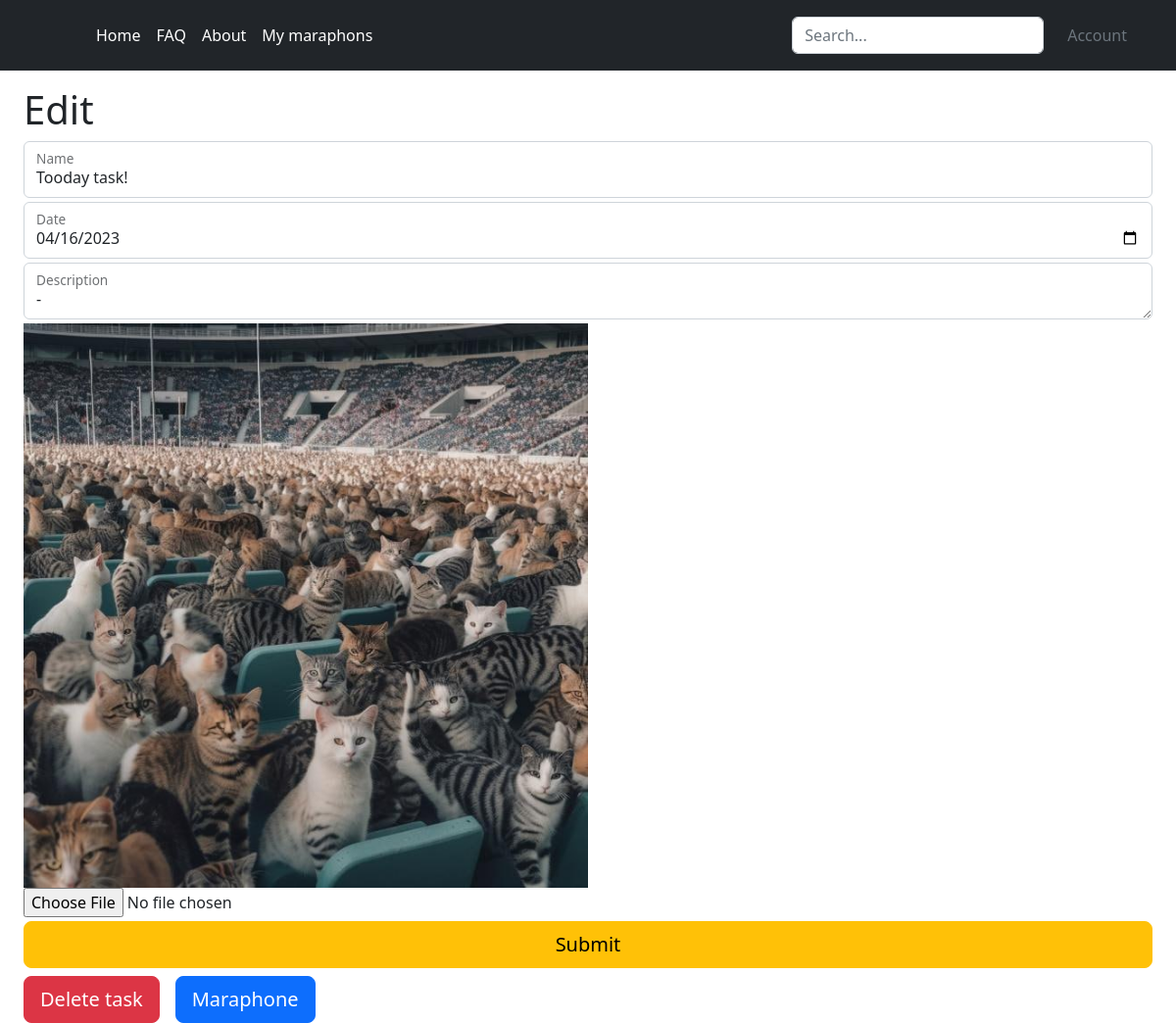
Page /edit/23 (signed in) on the committed database.
### data/tasks.py (models this page shows)
class Task(SqlAlchemyBase, SerializerMixin):
    __tablename__ = "tasks"
    serialize_only = (
        "id", "main_id", "name", "date",
        "created_date", "description", "main.creator_id")
    id = sqlalchemy.Column(sqlalchemy.Integer,
                           primary_key=True, autoincrement=True)
    main_id = sqlalchemy.Column(sqlalchemy.Integer,
                                sqlalchemy.ForeignKey("maraphones.id"))
    main = orm.relationship("Maraphone", back_populates="tasks")
    name = sqlalchemy.Column(sqlalchemy.String)
    date = sqlalchemy.Column(sqlalchemy.Date)
    created_date = sqlalchemy.Column(sqlalchemy.Date,
                                     default=datetime.datetime.now)
    description = sqlalchemy.Column(sqlalchemy.String)
    image = sqlalchemy.Column(sqlalchemy.String, default="-")
    states = orm.relationship("State")

### main.py (the view, shortened to what this page needs)
@app.route("/edit/<int:id>", methods=["GET", "POST"])
@login_required
def edit(id):
    db = db_session.create_session()
    task = db.query(Task).filter(Task.id == id).first()
    if not task:
        return abort(404)
    if task.main.creator_id != current_user.id:
        return abort(404)
    form = TaskForm()
    form.name.data = task.name
    form.date.data = task.date
    form.description.data = task.description
    if task.image is None:
        image_path = "None"
    else:
        image_path = task.image
    return render_template(
        "edit.html", header=header, form=form,
        maraphone_id=task.main.id,
        image_path="/" + app.config["UPLOAD_FOLDER"] + "/" + task.image)

### form/task.py
class TaskForm(FlaskForm):
    name = StringField("Name", validators=[DataRequired(), Length(3)])
    date = DateField("Date", validators=[DataRequired()])
    description = TextAreaField("Description", validators=[DataRequired(), Length(1)])
    file = FileField("File", validators=[])
    submit = SubmitField("Submit")

### data/db_session.py (called while the page is built)
def create_session() -> Session:
    global __factory
    return __factory()

### main.py (called while the page is built)
@login_manager.user_loader
def load_user(user_id):
    db = db_session.create_session()
    return db.query(User).filter(User.id == user_id).first()

### templates/edit.html (shortened to what this page needs)
{% extends "index.html" %}
{% block content %}
<h1>Edit</h1>
<div>
    <form method="post" enctype="multipart/form-data">
    <div class="form-floating mb-1">
        {{ form.name(class="form-control", id="floatingInput") }}
        <label for="floatingInput">{{ form.name.label }}</label>
    </div>
    <div class="form-floating mb-1">
        {{ form.date(class="form-control", type="date", id="floatingInput") }}
        <label for="floatingInput">{{ form.date.label }}</label>
    </div>
    <div class="form-floating mb-1">
        {{ form.description(class="form-control", type="textarea", id="floatingInput") }}
        <label for="floatingInput" class="form-label">{{ form.description.label }}</label>
    </div>
    <image src="{{ image_path }}" width="50%" height="50%"></image>
    <div class="mb-1">
        <input type="file" name="image">
    </div>
    {{ form.submit(type="submit", class="w-100 btn btn-lg btn-warning mb-2") }}
    </form>
    <div style="display: inline">
        <form method="post">
            <input type="submit" class="btn btn btn-danger btn-lg" width="30px" value="Delete task"
            style="float: left">
        </form>
        <a href="{{ url_for('maraphon', id=maraphone_id) }}"
        class="btn btn-primary btn-lg mx-3" style="float: left" width="30px">Maraphone</a>
    </div>
</div>
{% endblock %}

### rows in the picture
Task: name "Tooday task!", date "04/16/2023", description "-"

### other values in the picture
{{ item[0] }} "Home" "FAQ" "About" "My maraphons"
